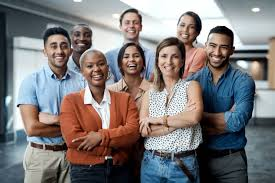
#> input picture photos/group1.jpg, 275 x 183 px
$ python face_detect.py
#> lines starting #> are read from the running program, lines starting #| are printed output that depends on the picture; after the words box and inside, x2 and y2 are one past the last pixel; in counts of white or black regions, pixels touching at a corner belong together
import cv2 as cv

img = cv.imread('photos/group1.jpg')
#> img is the input picture: shape (183, 275, 3); mean B, G, R 121.5, 121.2, 125.5
cv.imshow('group',img)

gray=cv.cvtColor(img,cv.COLOR_BGR2GRAY)
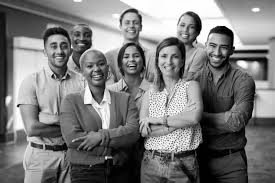
#> gray: shape (183, 275); min 0, max 255, mean 122.5

haar_cascade = cv.CascadeClassifier('haar_cascade.xml')
faces_rect=haar_cascade.detectMultiScale(gray,scaleFactor=1.1,minNeighbors=3)
#> faces_rect = [[118, 12, 27, 27], [203, 35, 30, 30], [119, 46, 26, 26], [154, 45, 30, 30], [82, 55, 26, 26], [44, 33, 31, 31]]

for(x,y,w,h) in faces_rect:
  cv.rectangle(img, (x,y),(x+w,y+h),(0,255,0),thickness=2)
#> this loop made 6 passes
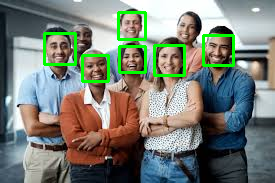
#> img: shape (183, 275, 3); 4.01% of pixels changed, all inside (x1, y1, x2, y2) = (43, 11, 235, 83)

cv.imshow('detected face',img)

cv.waitKey(0)

$ run again, with photos/cat.jpg copied over photos/group1.jpg
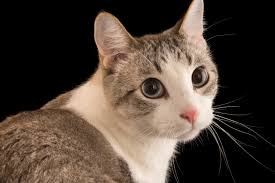
#> input picture photos/cat.jpg, 275 x 183 px
#> img is the input picture: shape (183, 275, 3); mean B, G, R 56, 66, 79.5
#> `gray=cv.cvtColor(img,cv.COLOR_BGR2GRAY)`:
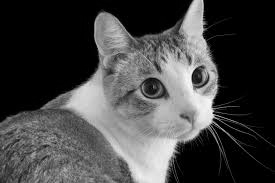
#> gray: shape (183, 275); min 0, max 252, mean 68.9
#> faces_rect = ()
